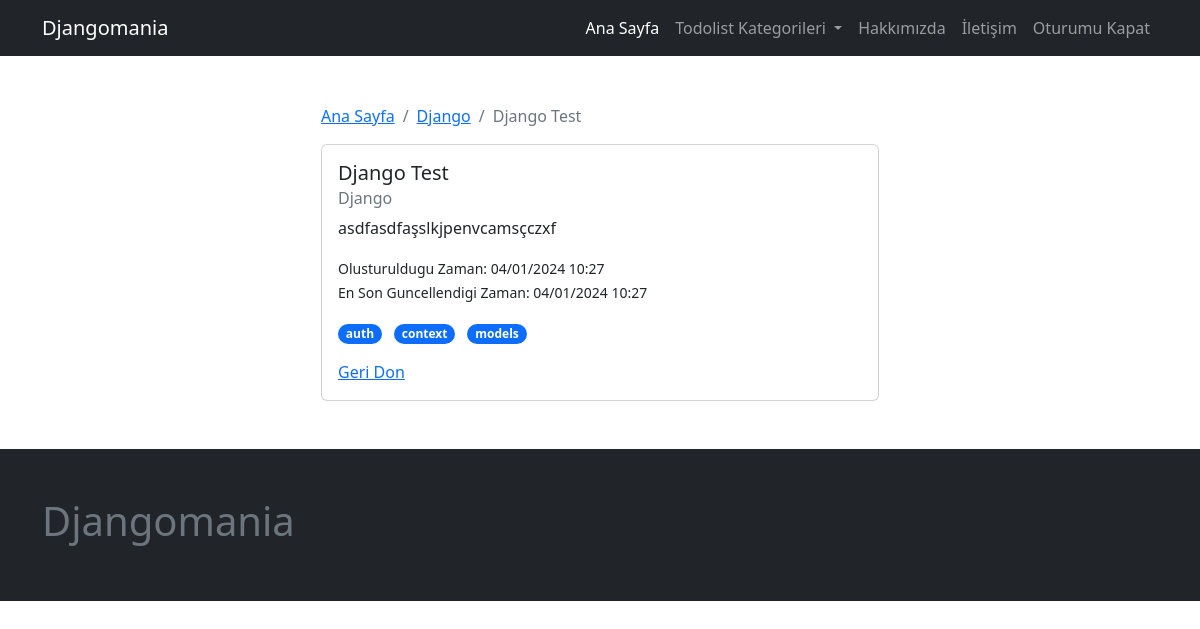
/todo/category/django/todo/1 (signed in), run on the app's committed database.
### page/models.py (models this page shows, shortened)
class Page(models.Model):
    user = models.ForeignKey(User, on_delete=models.CASCADE)
    title = models.CharField(max_length=200)
    slug = AutoSlugField(populate_from="title", unique=True)
    cover_image = models.ImageField(upload_to="page")
    content = tinymce_models.HTMLField(blank=True, null=True)
    is_active = models.BooleanField(default=False)
    created_at = models.DateTimeField(auto_now_add=True)
    updated_at = models.DateTimeField(auto_now=True)
    def get_absolute_url(self):
        return reverse(
            "page:page_view",
            kwargs={
                "page_slug": self.slug,
            },
        )

### todo/models.py (models this page shows, shortened)
class Todo(models.Model):
    user = models.ForeignKey(User, on_delete=models.CASCADE)
    tag = models.ManyToManyField(TodoTag)
    category = models.ForeignKey(TodoCategory, on_delete=models.SET_NULL, null=True)
    title = models.CharField(max_length=200)
    content = models.TextField(blank=True, null=True)
    is_active = models.BooleanField(default=False)
    created_at = models.DateTimeField(auto_now_add=True)
    updated_at = models.DateTimeField(auto_now=True)

class TodoCategory(models.Model):
    title = models.CharField(max_length=200)
    slug = AutoSlugField(
        populate_from="title",
        unique=True,
    )
    is_active = models.BooleanField(default=False)
    created_at = models.DateTimeField(auto_now_add=True)
    updated_at = models.DateTimeField(auto_now=True)
    def __str__(self):
        return self.title
    def get_absolute_url(self):
        return reverse("todo:category_view", kwargs={"category_slug": self.slug})

class TodoTag(models.Model):
    title = models.CharField(max_length=200)
    slug = AutoSlugField(
        populate_from="title",
        unique=True,
    )
    is_active = models.BooleanField(default=False)
    created_at = models.DateTimeField(auto_now_add=True)
    updated_at = models.DateTimeField(auto_now=True)
    def __str__(self):
        return self.title
    def get_absolute_url(self):
        return reverse("todo:tag_view", kwargs={"tag_slug": self.slug})

### todo/views.py (the view)
@login_required(login_url="/admin/login/")
def todo_detail_view(request, category_slug, id):
    todo = get_object_or_404(
        Todo, category__slug=category_slug, pk=id, user=request.user
    )
    context = dict(
        todo=todo,
    )
    return render(request, "todo/todo_detail.html", context)

### config/global_context_processors.py (called while the page is built)
def global_todo_categories_context(request):
    return dict(
        global_todo_categories=TodoCategory.objects.filter(is_active=True),
    )

def global_page_context(request):
    return dict(global_pages=Page.objects.filter(is_active=True))

### todo/templates/todo/todo_detail.html
{% extends 'core/base.html' %}
{% block container %}
<div class="col-sm-6 offset-sm-3">
    <nav aria-label="breadcrumb">
        <ol class="breadcrumb">
          <li class="breadcrumb-item"><a href="/">Ana Sayfa</a></li>
          <li class="breadcrumb-item"><a href="{{ todo.category.get_absolute_url }}">{{ todo.category.title }}</a></li>
          <li class="breadcrumb-item active" aria-current="page">{{ todo.title }}</li>
        </ol>
      </nav>
    <div class="card">
        <div class="card-body">
            <h5 class="card-title">{{ todo.title }}</h5>
            <h6 class="card-subtitle mb-2 text-muted">{{ todo.category }}</h6>
            <p class="card-text">{{ todo.content }}</p>
            <ul class="list-unstyled fs-6">
                <li><small>Olusturuldugu Zaman: {{ todo.created_at|date:"d/m/Y H:s" }}</small></li>
                <li><small>En Son Guncellendigi Zaman: {{ todo.updated_at|date:"d/m/Y H:s" }}</small></li>
            </ul>
            <ul class="list-inline">
                {% for tag in todo.tag.all %}
                <li class="list-inline-item">
                    <a href="{{ tag.get_absolute_url }}" class="">
                        <span class="badge rounded-pill text-bg-primary">{{ tag }}</span>
                    </a>
                </li>
                {% endfor %}
            </ul>
            <a href="/" class="card-link">Geri Don</a>
        </div>
    </div>
</div>
{% endblock container %}

### templates/core/navbar.html (shortened to what this page needs)
<nav class="navbar navbar-expand-lg bg-dark navbar-dark">
    <div class="container">
        <a class="navbar-brand" href="/">Djangomania</a>
        <div class="collapse navbar-collapse" id="navbarNavAltMarkup">
            <ul class="navbar-nav ms-auto">
                <li class="nav-item">
                    <a class="nav-link active" aria-current="page" href="/">Ana Sayfa</a>
                </li>
                <li class="nav-item dropdown">
                    <a class="nav-link dropdown-toggle" href="#" role="button" data-bs-toggle="dropdown"
                        aria-expanded="false">
                        Todolist Kategorileri
                    </a>
                </li>
                {% for page in global_pages %}
                <li class="nav-item">
                    <a class="nav-link" aria-current="page" href="{{ page.get_absolute_url }}">{{ page.title }}</a>
                </li>
                {% endfor %}
                {% if request.user.is_authenticated %}
                <li class="nav-item">
                    <a class="nav-link" aria-current="page" href="{% url 'logout_view' %}">Oturumu Kapat</a>
                </li>
                {% endif %}
            </ul>
        </div>
    </div>
</nav>

### data on the page
Page: title "Hakkımızda"
Page: title "İletişim"
Todo: category "Django", title "Django Test", content "asdfasdfaşslkjpenvcamsçczxf", created_at "04/01/2024 10:27", updated_at "04/01/2024 10:27"
TodoTag: title "auth"
TodoTag: title "context"
TodoTag: title "models"
